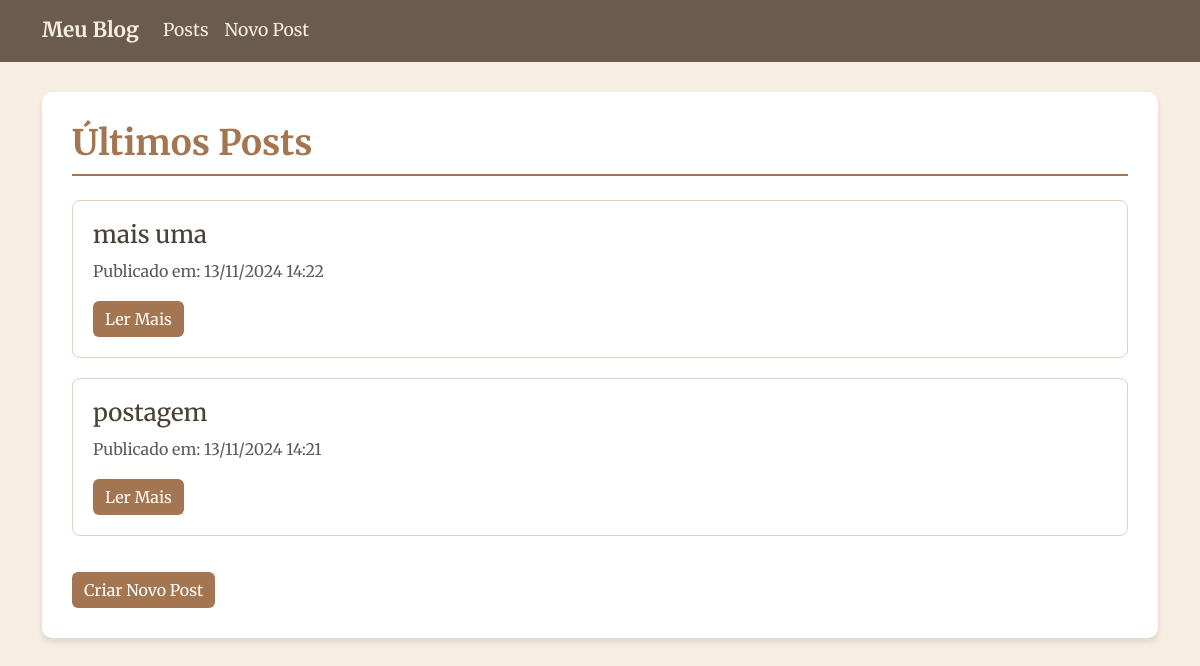
The app's page /, older data.
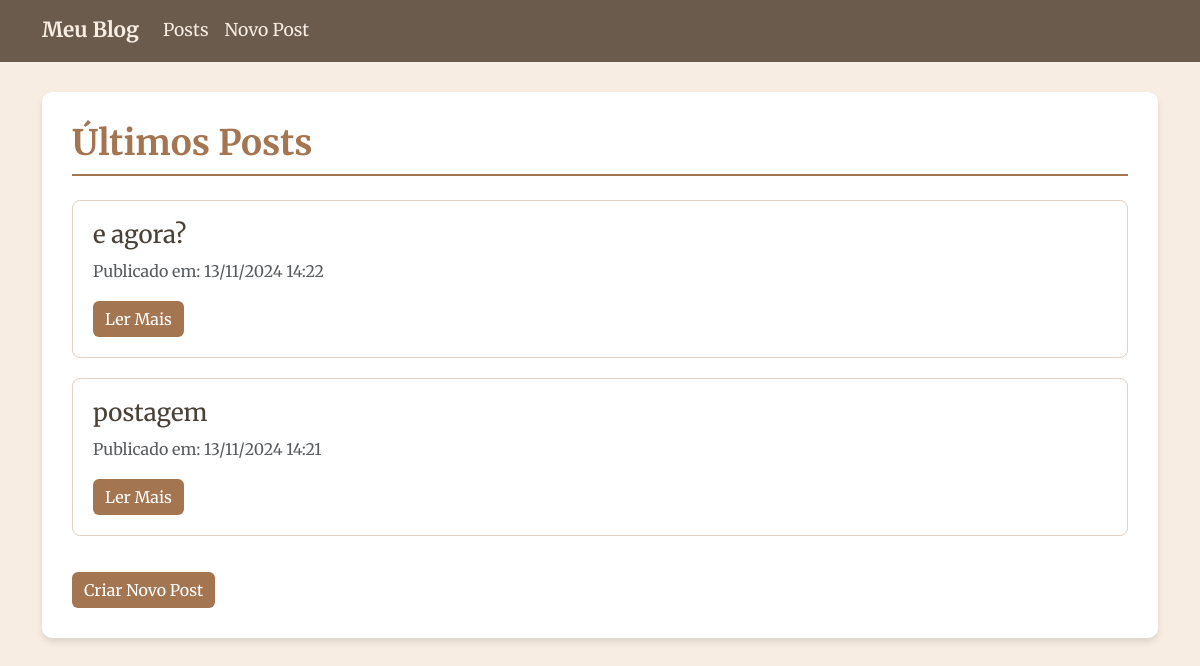
The same page, newer data.
### blog/models.py (models this page shows, shortened)
class Post(models.Model):
    titulo = models.CharField(max_length=200)
    conteudo = models.TextField()
    data_postagem = models.DateTimeField(auto_now_add=True)
    class Meta:
        ordering = ['-data_postagem']

### blog/views.py (the view)
# urls.py: path('', ListaPostsView.as_view(), name='lista_posts'),
class ListaPostsView(ListView):
    model = Post
    template_name = 'blog/lista_posts.html'
    context_object_name = 'posts'
    ordering = ['-data_postagem']

### templates/blog/lista_posts.html (shortened to what this page needs)
{% extends 'base/base.html' %}
{% block conteudo %}
    <h1 class="blog-title mb-4">Últimos Posts</h1>
    <div class="row">
        {% for post in posts %}
            <div class="col-md-12">
                <div class="blog-post-card">
                    <h2 class="h4">{{ post.titulo }}</h2>
                    <p class="text-muted">
                        Publicado em: {{ post.data_postagem|date:"d/m/Y H:i" }}
                    </p>
                    <a href="{% url 'detalhe_post' post.pk %}" class="btn btn-vintage">
                        Ler Mais
                    </a>
                </div>
            </div>
        {% empty %}
            <p>Nenhum post encontrado.</p>
        {% endfor %}
    </div>
    <a href="{% url 'criar_post' %}" class="btn btn-vintage mt-3">
        Criar Novo Post
    </a>
{% endblock %}

Row changes from the older to the newer data that the page shows:
changed Post: titulo "mais uma" → "e agora?"
